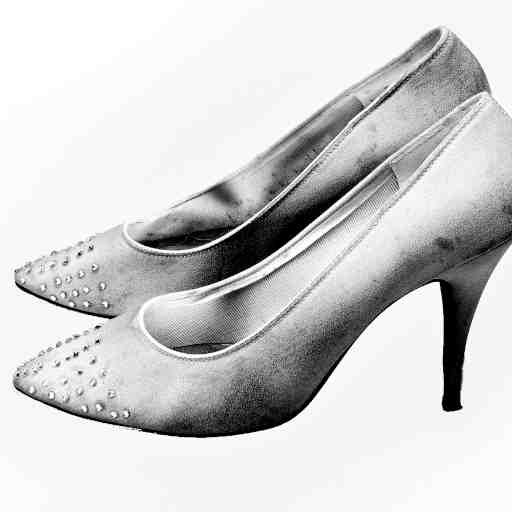
#> input picture toys/python/2d/images_as_values/images/shoes.jpg, 512 x 512 px
$ python level_emb.py
#> lines starting #> are read from the running program, lines starting #| are printed output that depends on the picture; after the words box and inside, x2 and y2 are one past the last pixel; in counts of white or black regions, pixels touching at a corner belong together
### toys/python/2d/images_as_values/embedding.py
import numpy as np
import cv2


def embed(img, max_val=255):
  '''Ternary MAP'''
  threshes = [int(max_val / 3), int((max_val / 3) * 2)]
  embedded = np.empty_like(img, dtype=np.int8)

  embedded[img < threshes[0]] = -1
  embedded[(img >= threshes[0]) & (img < threshes[1])] = 0
  embedded[img >= threshes[1]] = 1

  return embedded


# [27 lines that do not run on import are left out]

### toys/python/2d/images_as_values/level_emb.py
import numpy as np
import cv2

from embedding import embed


def make_levels_manhattan(
  levels: int,
  hv1: np.ndarray,
  hv2: np.ndarray,
) -> dict[int, np.ndarray]:
  """
  Generate intermediate hypervectors whose Manhattan distance
  from hv1 increases linearly toward hv2.

  Much faster than performing one random increment at a time.
  """

  hv1 = hv1.astype(np.int16, copy=False)
  hv2 = hv2.astype(np.int16, copy=False)

  delta = hv2 - hv1

  # Coordinates that differ
  idx = np.flatnonzero(delta)

  if len(idx) == 0:
    return {i: hv1.copy() for i in range(levels)}

  # Build a list of all unit Manhattan moves
  #
  # Example:
  # hv1[i]=10, hv2[i]=13
  #
  # contributes:
  #   i, i, i
  #
  # hv1[j]=20, hv2[j]=17
  #
  # contributes:
  #   j, j, j
  #
  counts = np.abs(delta[idx])

  move_indices = np.repeat(idx, counts)
  move_signs = np.repeat(np.sign(delta[idx]), counts)

  total_work = len(move_indices)

  # Randomize order of all unit moves
  perm = np.random.permutation(total_work)
  move_indices = move_indices[perm]
  move_signs = move_signs[perm]

  hyperspace = {}

  current = hv1.copy()

  prev_work = 0
  hyperspace[0] = current.copy()

  for level in range(1, levels):
    target_work = round(level * total_work / (levels - 1))

    n_new = target_work - prev_work

    if n_new > 0:
      batch_idx = move_indices[prev_work:target_work]
      batch_sign = move_signs[prev_work:target_work]

      np.add.at(current, batch_idx, batch_sign)

    hyperspace[level] = current.copy()
    prev_work = target_work

  return hyperspace


img_shoes = embed(cv2.imread('./images/shoes.jpg', cv2.IMREAD_GRAYSCALE))
#> in embed, `threshes = [int(max_val / 3), int((max_val / 3) * 2)]`: threshes = [85, 170]
img_pen = embed(cv2.imread('./images/pen.jpg', cv2.IMREAD_GRAYSCALE))
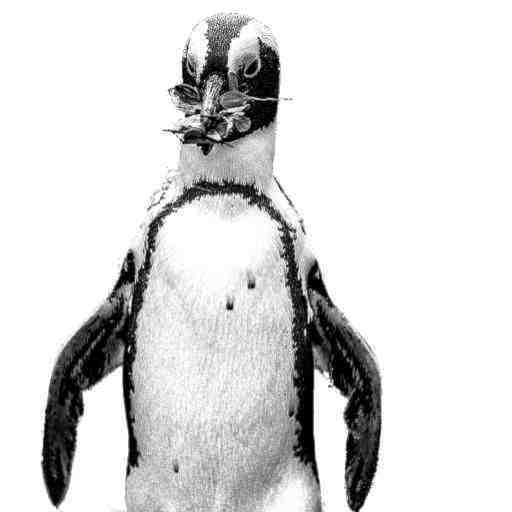
#> input picture toys/python/2d/images_as_values/images/pen.jpg, 512 x 512 px
img_noise = embed(cv2.imread('./images/noise.jpg', cv2.IMREAD_GRAYSCALE))
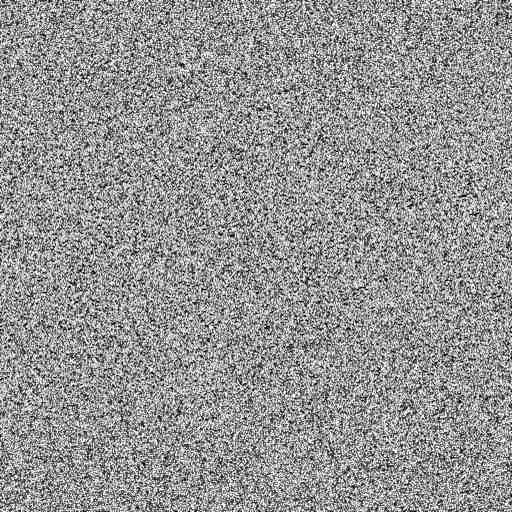
#> input picture toys/python/2d/images_as_values/images/noise.jpg, 512 x 512 px

vec_shoes = img_shoes.flatten().astype(np.int16)
vec_pen = img_pen.flatten().astype(np.int16)
levels = make_levels_manhattan(10, vec_shoes, vec_pen)
for idx in range(len(levels)):
  cv2.imwrite(f'./output/levels/shoes_to_pen_{idx:03d}_embed.jpg', levels[idx].reshape((512, 512)))
#> this loop made 10 passes
#> pass 1, `cv2.imwrite(f'./output/levels/shoes_to_pen_{idx:03d}_embed.jpg', level..`:
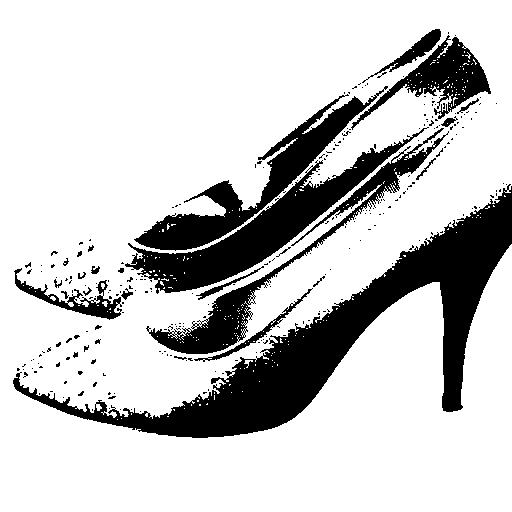
#> saved as shoes_to_pen_000_embed.jpg: shape (512, 512); values 0 (black) and 1 (white), 78.8% white; 279 black regions (253 under 20 px), largest, box (x1, y1, x2, y2) and area: (13, 184, 512, 438) 25070, (125, 127, 429, 294) 9350, (134, 86, 388, 251) 7323
#> pass 2, `cv2.imwrite(f'./output/levels/shoes_to_pen_{idx:03d}_embed.jpg', level..`:
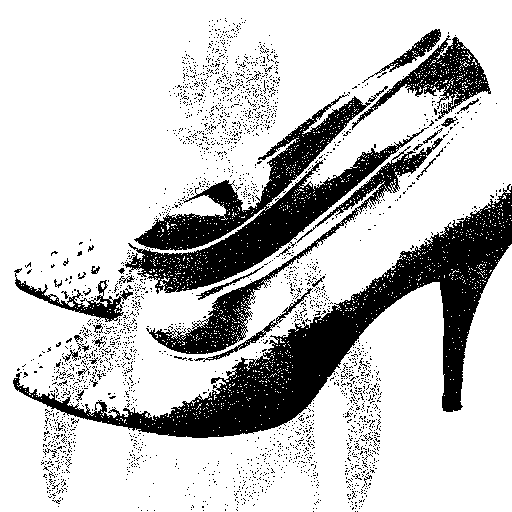
#> saved as shoes_to_pen_001_embed.jpg: shape (512, 512); values 0 (black) and 1 (white), 77.9% white; 2557 black regions (2518 under 20 px), largest, box (x1, y1, x2, y2) and area: (13, 184, 512, 438) 23996, (125, 94, 429, 294) 15748, (146, 138, 443, 354) 5185

vec_pen = img_pen.flatten().astype(np.int16)
vec_noise = img_noise.flatten().astype(np.int16)
levels = make_levels_manhattan(10, vec_pen, vec_noise)
for idx in range(len(levels)):
  cv2.imwrite(f'./output/levels/pen_to_noise_{idx:03d}_embed.jpg', levels[idx].reshape((512, 512)))
#> this loop made 10 passes
#> pass 1, `cv2.imwrite(f'./output/levels/pen_to_noise_{idx:03d}_embed.jpg', level..`:
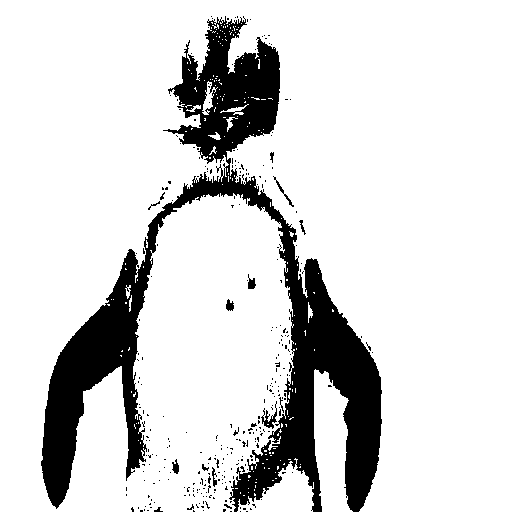
#> saved as pen_to_noise_000_embed.jpg: shape (512, 512); values 0 (black) and 1 (white), 84.6% white; 309 black regions (296 under 20 px), largest, box (x1, y1, x2, y2) and area: (41, 16, 382, 512) 38836, (261, 401, 277, 429) 150, (273, 176, 294, 207) 77
#> pass 2, `cv2.imwrite(f'./output/levels/pen_to_noise_{idx:03d}_embed.jpg', level..`:
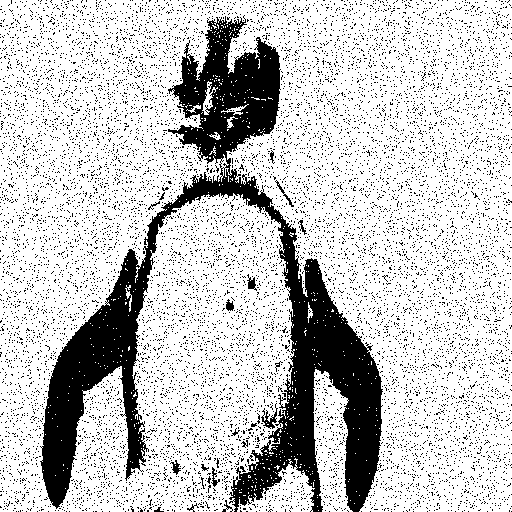
#> saved as pen_to_noise_001_embed.jpg: shape (512, 512); values 0 (black) and 1 (white), 77.9% white; 11972 black regions (11955 under 20 px), largest, box (x1, y1, x2, y2) and area: (40, 15, 383, 512) 38861, (261, 403, 278, 429) 150, (247, 274, 257, 291) 83
